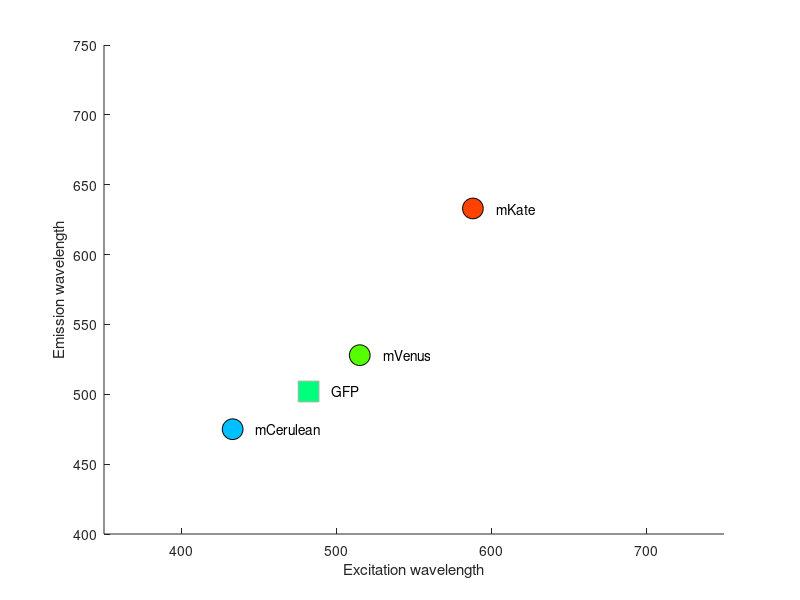

MATLAB code to generate this figure: (Note: this script raises an error after producing the figure.)


%% 

% Note that below values come from 
% mkate2
% venus 
% cerulean
% TurboGFP
name_fp   = {'mKate'  , 'mVenus', 'mCerulean', 'GFP'};
lambda_ex = [588      , 515     , 433        , 482  ];
lambda_em = [633      , 528     , 475        , 502  ];

myColors = [255,66, 0; 86,255, 0; 0,192, 255;0,255, 123]./255; % emission converted with https://academo.org/demos/wavelength-to-colour-relationship/

f(1)=figure(1); clf; hold on;
scatter(lambda_ex(1:3), lambda_em(1:3),15^2,myColors(1:3,:),'filled','MarkerEdgeColor','k');
scatter(lambda_ex(4), lambda_em(4),15^2,myColors(4,:),'filled','s','MarkerEdgeColor',[.7 .7 .7]);
xlim([350, 750]);
ylim([400, 750]);

for idx=1:4
    text(lambda_ex(idx)+15,lambda_em(idx),name_fp{idx});
end

xlabel('Excitation wavelength');
ylabel('Emission wavelength');

MW_makeplotlookbetter(10*2);%,optionalParameters);

%%
% Note that our filters are: Chroma, 41017, 49008, 49001 and 49003
% (resp. GFP, mCherry, CFP and YFP)
% Source of data:
% https://www.chroma.com/products/sets/41017-endow-gfp-egfp-bandpass#tabs-0-main-1
% and other sets

% Import data (see below for names)
mcherry_ex = importdata('D:\Local_Software\Martijn_extensions\Martijn_custom\misc\data\mcherry_ex.txt');
mcherry_em = importdata('D:\Local_Software\Martijn_extensions\Martijn_custom\misc\data\mcherry_em.txt');

eyfp_ex= importdata('D:\Local_Software\Martijn_extensions\Martijn_custom\misc\data\eyfp_ex.txt');
eyfp_em= importdata('D:\Local_Software\Martijn_extensions\Martijn_custom\misc\data\eyfp_em.txt');

ecfp_ex= importdata('D:\Local_Software\Martijn_extensions\Martijn_custom\misc\data\ecfp_ex.txt');
ecfp_em= importdata('D:\Local_Software\Martijn_extensions\Martijn_custom\misc\data\ecfp_em.txt');

engfp_ex= importdata('D:\Local_Software\Martijn_extensions\Martijn_custom\misc\data\engfp_ex.txt');
engfp_em= importdata('D:\Local_Software\Martijn_extensions\Martijn_custom\misc\data\engfp_em.txt');

%% Plot excitation in filters
f(2)=figure(2); clf; hold on;

plot(mcherry_ex(:,1), mcherry_ex(:,2),'Color',myColors(1,:),'LineWidth',2);
plot(eyfp_ex(:,1), eyfp_ex(:,2),'Color',myColors(2,:),'LineWidth',2);
plot(ecfp_ex(:,1), ecfp_ex(:,2),'Color',myColors(3,:),'LineWidth',2);
plot(engfp_ex(:,1), engfp_ex(:,2),'--','Color',myColors(4,:),'LineWidth',2);

% add excitation values proteins
plot(lambda_ex(1),0,'^','Color','k','MarkerSize',15,'MarkerFaceColor',myColors(1,:));
plot(lambda_ex(2),0,'^','Color','k','MarkerSize',15,'MarkerFaceColor',myColors(2,:));
plot(lambda_ex(3),0,'^','Color','k','MarkerSize',15,'MarkerFaceColor',myColors(3,:));
plot(lambda_ex(4),0,'^','Color',[.7 .7 .7],'MarkerSize',10,'MarkerFaceColor',myColors(4,:));

xlabel('Excitation wavelength');
ylabel('Transmission');
xlim([350, 750]);

MW_makeplotlookbetter(10*2);%,optionalParameters);

%% Plot emission in filters
f(3)=figure(3); clf; hold on;

plot(mcherry_em(:,2), mcherry_em(:,1),'Color',myColors(1,:),'LineWidth',2);
plot(eyfp_em(:,2), eyfp_em(:,1),'Color',myColors(2,:),'LineWidth',2);
plot(ecfp_em(:,2), ecfp_em(:,1),'Color',myColors(3,:),'LineWidth',2);
plot(engfp_em(:,2), engfp_em(:,1),'--','Color',myColors(4,:),'LineWidth',2);

% add emission values proteins
plot(0,lambda_em(1),'>','Color','k','MarkerSize',15,'MarkerFaceColor',myColors(1,:));
plot(0,lambda_em(2),'>','Color','k','MarkerSize',15,'MarkerFaceColor',myColors(2,:));
plot(0,lambda_em(3),'>','Color','k','MarkerSize',15,'MarkerFaceColor',myColors(3,:));
plot(0,lambda_em(4),'>','Color',[.7 .7 .7],'MarkerSize',10,'MarkerFaceColor',myColors(4,:));


xlabel('Emission wavelength');
ylabel('Transmission');
ylim([400, 750]);

MW_makeplotlookbetter(10*2);%,optionalParameters);

%%

OUTPUTFOLDER = '\\storage01\data\AMOLF\users\wehrens\Latex3\Thesis\Chapter2_Methods\Figures\MatlabExport\';

subLabel={'a','b','c'};

for fIdx=1:3

    currentf=f(fIdx);

    figure(currentf);
    SIZE=[6.80,6.80]; OFFSET = [0,0];
    set(currentf,'Units','centimeters','Position',[OFFSET SIZE]*2)
    MW_makeplotlookbetter(10*2);%,optionalParameters);
    set(currentf,'RendererMode','manual','Renderer','Painters');

    filename= ['fluorlabels_' subLabel{fIdx}];
    saveas(currentf,[OUTPUTFOLDER filename '.svg']); saveas(currentf,[OUTPUTFOLDER filename '.tif']); saveas(currentf,[OUTPUTFOLDER filename '.fig']);
    
end
